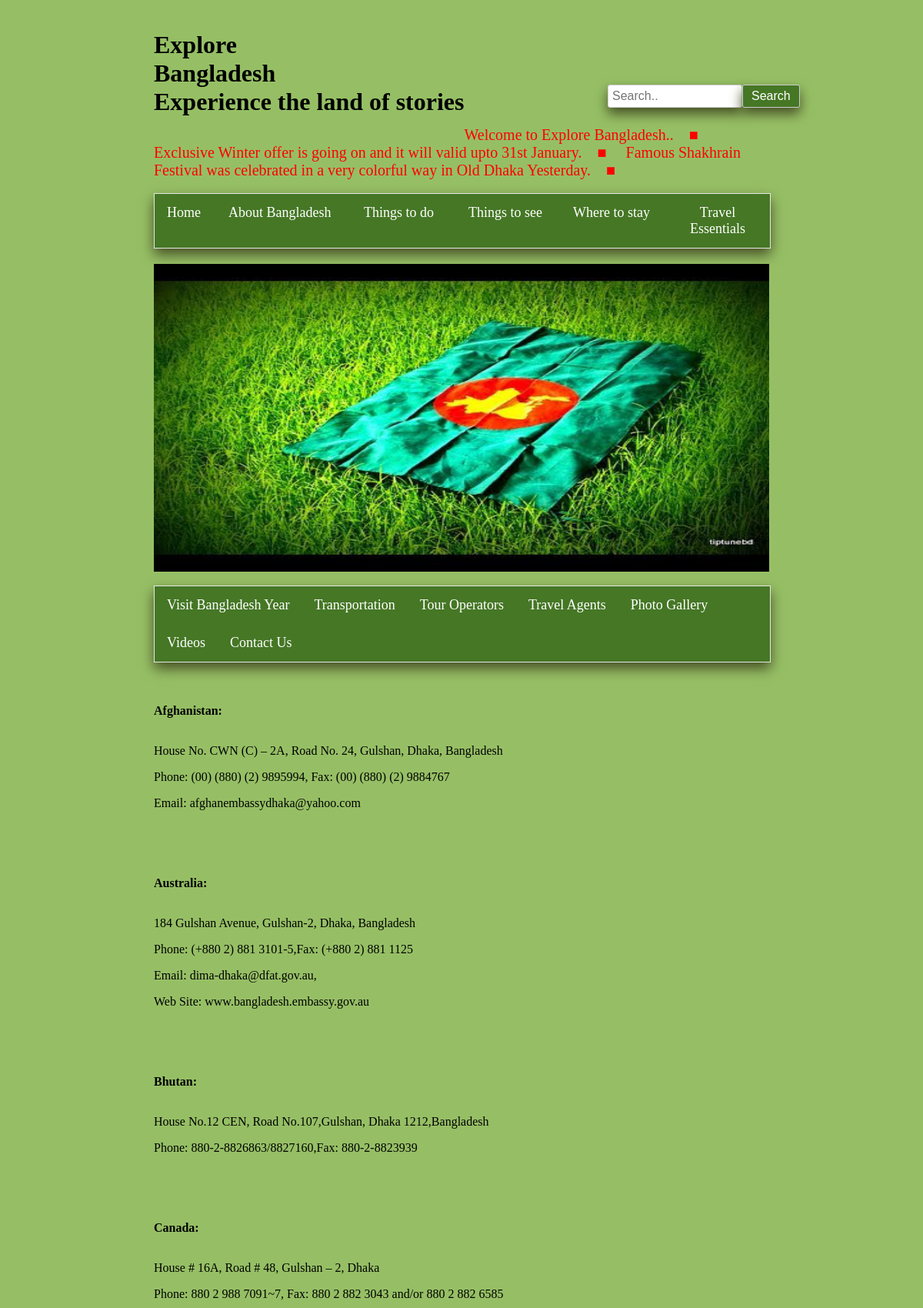
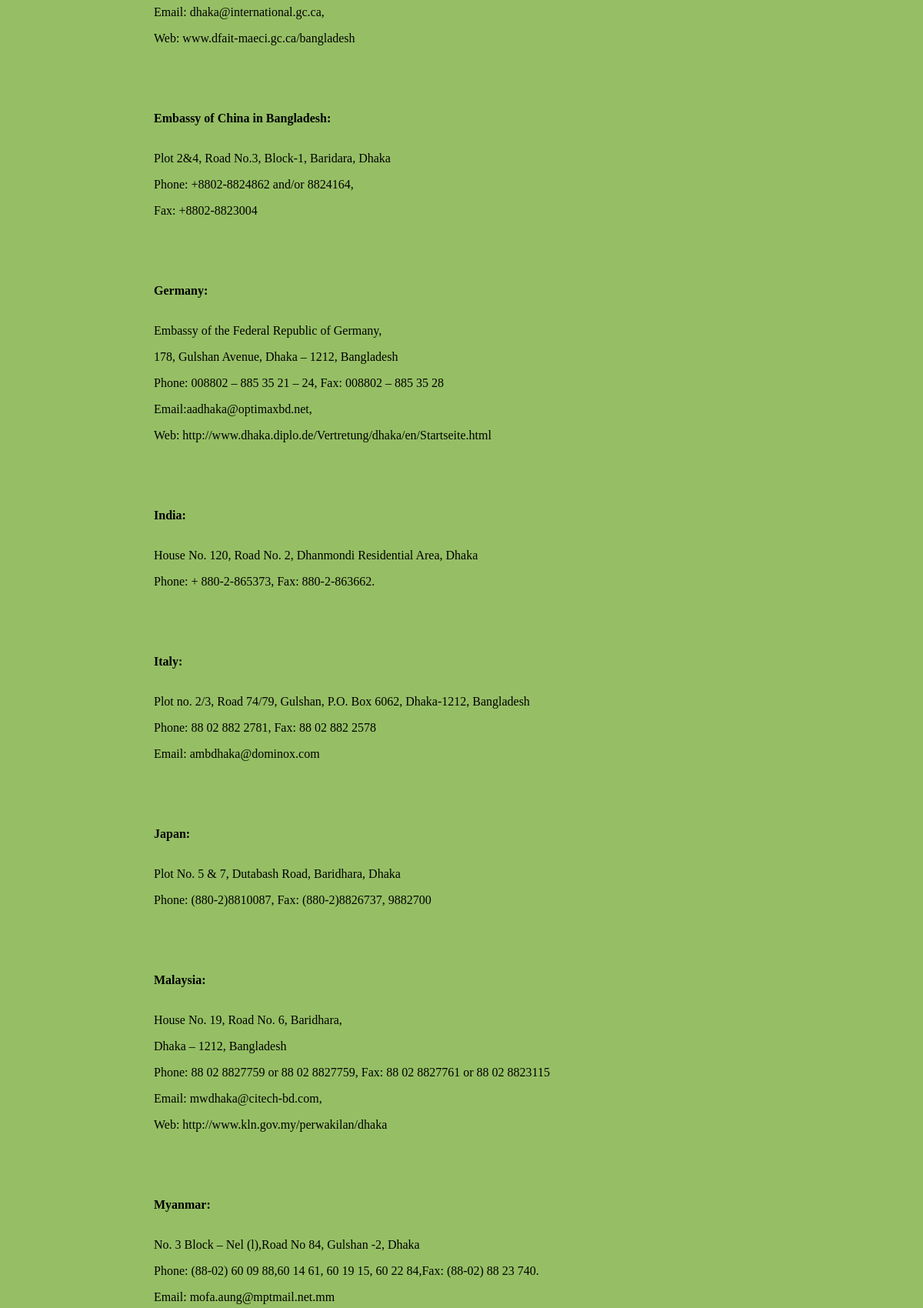
/froeign_embassies_in_bangladesh.php (upper part), run on the app's committed database (2 pictures, top to bottom).
### froeign_embassies_in_bangladesh.php (the view, shortened to what this page needs)
<html>
<head>
  <link rel="stylesheet" type="text/css" href="css/home.css">
</head>
<body>
  <h1>Explore <br>Bangladesh<br>
    Experience the land of stories</h1>
  <h2>
    <form action="search.php" method="post">
  <input type="text" name="search" placeholder="Search..">
  <input type="submit" name="search1" value="Search">
</form>
  </h2>
  <marquee style ="font-size:20px;color:red;font-family:hectica;">Welcome to Explore Bangladesh..&emsp;&#9632;&emsp;
    Exclusive Winter offer is going on and it will valid upto 31st January.&emsp;&#9632;&emsp;
    Famous Shakhrain Festival was celebrated in a very colorful way in Old Dhaka Yesterday.&emsp;&#9632;&emsp;</marquee>
 <ul>
    <li style="width:10%">
      <a class="active" href="home.php">Home</a>
    </li>
     <li class="dropdown" style="width:22%">
      <a class="dropbtn">About Bangladesh</a>
    </li>
     <li class="dropdown" style="width:17%">
      <a class="dropbtn">Things to do</a>
    </li>
     <li class="dropdown" style="width:17%">
      <a class="dropbtn">Things to see</a>
    </li>
     <li class="dropdown" style="width:17%">
      <a class="dropbtn">Where to stay</a>
    </li>
     <li class="dropdown" style="width:17%">
      <a class="dropbtn">Travel Essentials</a>
    </li>
  </ul>
  <div class="w3-content w3-section" style="max-width:100%">
  <img class="mySlides" src="image/flag_of_bd.png" style="width:100%">
</div>
   <ul>
    <li>
      <a href="visit_bangladesh_year.php">Visit Bangladesh Year</a>
    </li>
    <li class ="dropdown">
      <a class="dropbtn" href="transportation.php">Transportation</a>
    </li>
    <li>
      <a href="tour_operators.php">Tour Operators</a>
    </li>
    <li>
      <a href="travel_agents.php">Travel Agents</a>
    </li><li>
      <a href="photo_galary.php">Photo Gallery</a>
    </li>
     <li>
      <a href="video_gallery.php">Videos</a>
    </li>
    <li>
      <a href="contact_us.php">Contact Us</a>
    </li>
  </ul>
  <div class="main-content col-md-9">
    <div id="content" role="main">
            <article class="post-133 page type-page status-publish hentry">
                <div class="page-content">
                    <p><span style="color: #000000;">&nbsp;</span></p>
<?php
  $host='localhost';
  $user='root';
  $pass='';
  $db='explore_bangladesh';
  $con=mysqli_connect($host,$user,$pass,$db);
  mysqli_query($con,'SET CHARACTER SET utf8');
  mysqli_query($con,"SET SESSION collation_connection ='utf8_general_ci'");
  $query = "SELECT * FROM `foreign embassy` WHERE 1";
  $result = mysqli_query($con,$query);
  while($row=mysqli_fetch_array($result)){
  echo("<b>$row[name4]:</b> <br><br> $row[address2]<br><br>");
  }
?>
                </div>
            </article>
    </div>
</div>
</body>
</html>

### CSS/home.css (style rules this page uses)
body { background-color: #96bf65; margin-right: 200px; margin-left:200px; }
h1 { float:left; margin-top: 0 }
h2 { margin-left:75%; margin-top: 40px; float: bottom; }
ul { list-style-type: none; margin-bottom: 20px; padding: 0; overflow: hidden; border: 1px solid #e7e7e7; background-color: #457725; width:100%; box-shadow: 0 8px 16px 0 #465025; font-size: 18px; cursor: pointer; }
li { float: left; }
li a,.dropbtn { display: inline-block; color: white; text-align: center; padding: 14px 16px; text-decoration: none; }
.mySlides { display:none; height: 400px; }

### froeign_embassies_in_bangladesh.php (style rules this page uses)
input[type=text] { width:175px; box-sizing: border-box; border: 1px solid #ccc; border-radius: 3px; font-size: 16px; background-color: white; background-position: 10px 10px; background-repeat: no-repeat; padding: 5px; margin-left: -10px; margin-top: 70px; box-shadow: 0 8px 16px 0 #465025; }
input[type=submit] { width:75px; margin-top: 70px; box-sizing: border-box; border: 1px solid #ccc; border-radius: 3px; font-size: 16px; background-color: #457725; background-position: 10px 10px; background-repeat: no-repeat; padding:5px; color: white; cursor: pointer; text-align: left; text-indent: 6px; position: absolute; box-shadow: 0 8px 16px 0 #465025; }

### data on the page
foreign embassy: name4 "Afghanistan", address2 "House No. CWN (C) – 2A, Road No. 24, Gulshan, Dhaka, Bangladesh Phone: (00) (880) (2) 9895994, Fax: (00) (880) (2) 9884767 Email: afghanembassydhaka@yahoo.com"
foreign embassy: name4 "Australia", address2 "184 Gulshan Avenue, Gulshan-2, Dhaka, Bangladesh Phone: (+880 2) 881 3101-5,Fax: (+880 2) 881 1125 Email: dima-dhaka@dfat.gov.au, Web Site: www.bangladesh.embassy.gov.au"
foreign embassy: name4 "Bhutan", address2 "House No.12 CEN, Road No.107,Gulshan, Dhaka 1212,Bangladesh Phone: 880-2-8826863/8827160,Fax: 880-2-8823939"
foreign embassy: name4 "Canada", address2 "House # 16A, Road # 48, Gulshan – 2, Dhaka Phone: 880 2 988 7091~7, Fax: 880 2 882 3043 and/or 880 2 882 6585 Email: dhaka@international.gc.ca, Web: www.dfait-maeci.gc.ca/bangladesh"
foreign embassy: name4 "Embassy of China in Bangladesh", address2 "Plot 2&4, Road No.3, Block-1, Baridara, Dhaka Phone: +8802-8824862 and/or 8824164, Fax: +8802-8823004"
foreign embassy: name4 "Germany", address2 "Embassy of the Federal Republic of Germany, 178, Gulshan Avenue, Dhaka – 1212, Bangladesh Phone: 008802 – 885 35 21 – 24, Fax: 008802 – 885 35 28 Email:aadhaka@optimaxbd.net, Web: http://www.dhaka.diplo.de/Vertretung/dhaka/en/Startseite.html"
foreign embassy: name4 "India", address2 "House No. 120, Road No. 2, Dhanmondi Residential Area, Dhaka Phone: + 880-2-865373, Fax: 880-2-863662."
foreign embassy: name4 "Italy", address2 "Plot no. 2/3, Road 74/79, Gulshan, P.O. Box 6062, Dhaka-1212, Bangladesh Phone: 88 02 882 2781, Fax: 88 02 882 2578 Email: ambdhaka@dominox.com"
foreign embassy: name4 "Japan", address2 "Plot No. 5 & 7, Dutabash Road, Baridhara, Dhaka Phone: (880-2)8810087, Fax: (880-2)8826737, 9882700"
foreign embassy: name4 "Malaysia", address2 "House No. 19, Road No. 6, Baridhara, Dhaka – 1212, Bangladesh Phone: 88 02 8827759 or 88 02 8827759, Fax: 88 02 8827761 or 88 02 8823115 Email: mwdhaka@citech-bd.com, Web: http://www.kln.gov.my/perwakilan/dhaka"
foreign embassy: name4 "Myanmar", address2 "No. 3 Block – Nel (l),Road No 84, Gulshan -2, Dhaka Phone: (88-02) 60 09 88,60 14 61, 60 19 15, 60 22 84,Fax: (88-02) 88 23 740. Email: mofa.aung@mptmail.net.mm"
